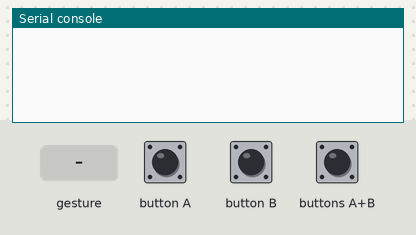
This program was run on a simulated BBC micro:bit (MakeCode). Parts: the last lines printed to the serial console. The inputs (shaded band) are chosen by the test bench. No radio messages arrive unless stated (any console line starting 'radio sent:' is added by the test bench); a tilt is held for 1.5 s and a shake lasts 1 s, then the board lies face up again.

Above: at 1.2 s.
1.3 s: button A pressed for 0.15 s
At 1.8 s:
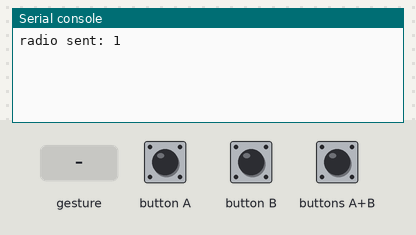
2.9 s: button B pressed for 0.15 s
At 4.2 s:
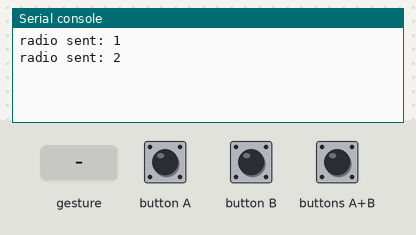
4.5 s: buttons A+B pressed for 0.15 s
At 5.4 s:
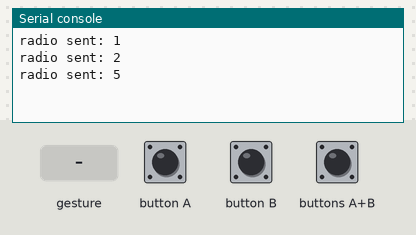
6.1 s: gesture 'tilt right'
At 7.2 s:
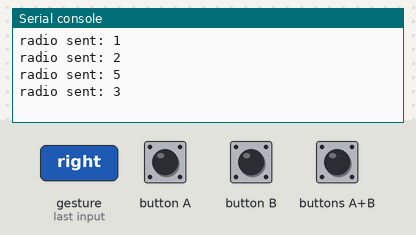
7.6 s: gesture 'shake'
At 8.4 s:
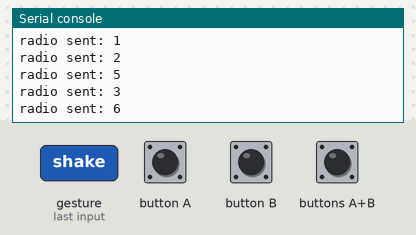
Timing chart, 0 to 10.1 s (numbered marks = the images above; inputs shaded):
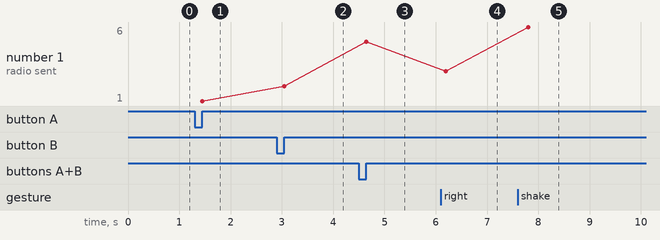

Measured:
- after the input at 1.3 s, the serial console: prints a new line after 0.15 s (image 1)
- after the input at 2.9 s, the serial console: prints a new line after 0.15 s (image 2)
- after the input at 4.5 s, the serial console: prints a new line after 0.15 s (image 3)
- after the input at 6.1 s, the serial console: prints a new line after 0.10 s (image 4)
- after the input at 7.6 s, the serial console: prints a new line after 0.20 s (image 5)
- plotted number 1: 1 → 2 after the input at 2.9 s, 2 → 5 after the input at 4.5 s, 5 → 3 after the input at 6.1 s, 3 → 6 after the input at 7.6 s

The program:

main.ts
```typescript
input.onButtonPressed(Button.A, function () {
    radio.sendNumber(1)
})
input.onGesture(Gesture.TiltRight, function () {
    radio.sendNumber(3)
})
input.onGesture(Gesture.Shake, function () {
    radio.sendNumber(6)
})
input.onGesture(Gesture.TiltLeft, function () {
    radio.sendNumber(4)
})
input.onButtonPressed(Button.AB, function () {
    radio.sendNumber(5)
})
input.onButtonPressed(Button.B, function () {
    radio.sendNumber(2)
})
radio.setGroup(1)
basic.forever(function () {

})
```

test.ts
```typescript
// aquí va el archivo "tests"; esto no se compilará cuando este paquete se utilice como una extensión.
```
